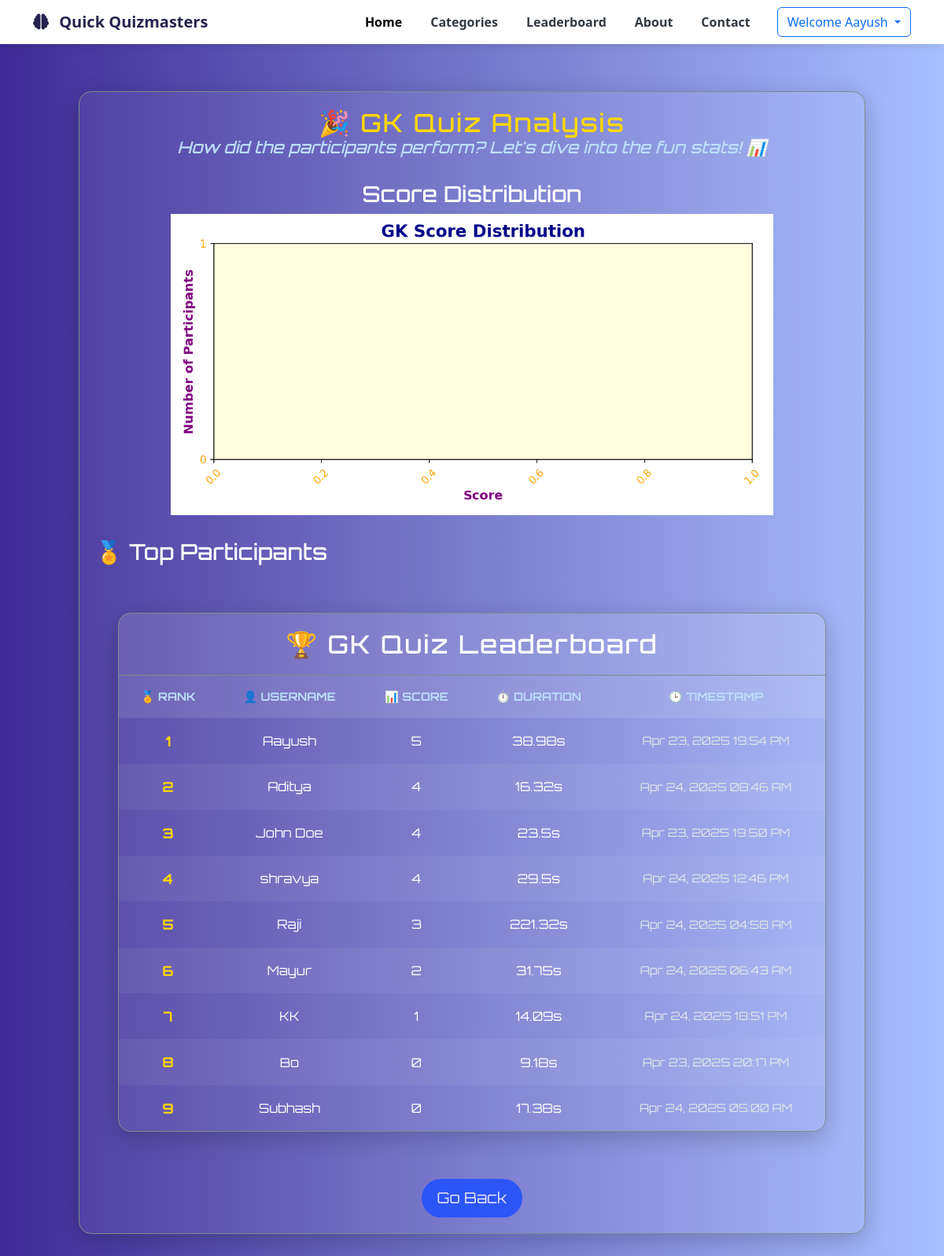
Screenshot of /quiz/leaderboard/GK/analysis (signed in) with the database file from the repository.
### myquiz/models.py (models this page shows, shortened)
class QuizResult(models.Model):
    user_name = models.CharField(max_length=100)
    quiz_name = models.CharField(max_length=100)
    score = models.IntegerField()
    time_taken = models.FloatField(help_text="Time in seconds")
    timestamp = models.DateTimeField(auto_now_add=True)

### myquiz/views.py (the view)
# urls.py: path('leaderboard/<str:quiz_name>/analysis', views.leaderboard_chart, name='analysis'),
def leaderboard_chart(request, quiz_name):
    leaderboard = QuizResult.objects.filter(
        quiz_name__iexact=quiz_name
    ).order_by('-score', 'time_taken')
    data = QuizResult.objects.filter(quiz_name__iexact=quiz_name).values_list('score', flat=True)
    scores = list(data)
    if not scores:
        return JsonResponse({"error": "No data for this quiz"})
    sns.set(style="darkgrid")
    plt.figure(figsize=(8, 4))
    max_score = max(scores)
    min_score = min(scores)
    if max_score <= 10:
        bins = range(min_score, max_score + 2)
    else:
        bins = 6
    sns.histplot(scores, bins=bins, kde=False, color='violet', edgecolor='black', linewidth=2)
    plt.title(f"{quiz_name.upper()} Score Distribution", fontsize=16, fontweight='bold', fontname='Comic Sans MS', color='darkblue')
    plt.xlabel("Score", fontsize=12, fontweight='bold', fontname='Comic Sans MS', color='purple')
    plt.ylabel("Number of Participants", fontsize=12, fontweight='bold', fontname='Comic Sans MS', color='purple')
    plt.xticks(fontsize=10, fontname='Comic Sans MS', rotation=45, color='orange')
    plt.yticks(fontsize=10, fontname='Comic Sans MS', color='orange')
    plt.gca().set_facecolor('lightyellow')
    for patch in plt.gca().patches:
        patch.set_edgecolor('black')
        patch.set_linewidth(2)
        patch.set_facecolor('skyblue')
    plt.gca().yaxis.get_major_locator().set_params(integer=True)
    plt.tight_layout()
    buffer = BytesIO()
    plt.savefig(buffer, format='png', dpi=150)
    buffer.seek(0)
    image_png = buffer.getvalue()
    buffer.close()
    graphic = base64.b64encode(image_png).decode('utf-8')
    return render(request, "analysis.html", {
        "graphic": graphic,
        "quiz_name": quiz_name.upper(),
        'leaderboard': leaderboard,
    })

### myquiz/templates/analysis.html (shortened to what this page needs)
{% extends "base/layout.html" %}
{% load static %}
{% block css %}
<link rel="stylesheet" href="{% static "leaderboard.css" %}">
{% endblock %}
{% block content %}
<div class="analysis-container">
  <div class="analysis-header">
    <h1>🎉 {{ quiz_name }} Quiz Analysis</h1>
    <h3>How did the participants perform? Let's dive into the fun stats! 📊</h3>
  </div>
  <div class="chart-container">
    <h3>Score Distribution</h3>
    <img width="80%" />
  </div>
  <div class="leaderboard-table-container">
    <h3>🏅 Top Participants</h3>
    {% include 'leaderboard.html' %}
  </div>
  <div style="text-align: center;">
    <button class="fun-button" onclick="window.history.back()">Go Back</button>
  </div>
</div>
{% endblock %}

### templates/base/layout.html (shortened to what this page needs)
{% load static %}
<!DOCTYPE html>
<html lang="en">
<head>
    <link href="https://cdnjs.cloudflare.com/ajax/libs/bootstrap/5.3.0/css/bootstrap.min.css" rel="stylesheet">
    <link href="https://cdnjs.cloudflare.com/ajax/libs/font-awesome/6.4.0/css/all.min.css" rel="stylesheet">
    <link rel="stylesheet" href="{% static "styles.css" %}">
    {% block css %}{% endblock %}
</head>
<body>
    <nav class="navbar navbar-expand-lg navbar-light bg-white sticky-top">
        <div class="container">
            <a class="navbar-brand" href="#">
                <i class="fas fa-brain me-2"></i>
                Quick Quizmasters
            </a>
            <div class="collapse navbar-collapse" id="navbarNav">
                <ul class="navbar-nav ms-auto">
                    <li class="nav-item">
                        <a class="nav-link active" href="{% url 'home' %}">Home</a>
                    </li>
                    <li class="nav-item">
                        <a class="nav-link" href="#">Categories</a>
                    </li>
                    <li class="nav-item">
                        <a class="nav-link" href="{% url 'load_leaderboard' %}">Leaderboard</a>
                    </li>
                    <li class="nav-item">
                        <a class="nav-link" href="#">About</a>
                    </li>
                    <li class="nav-item">
                        <a class="nav-link" href="#">Contact</a>
                    </li>
                </ul>
                <div class="ms-3">
                    {% if user.is_authenticated %}
                        <div class="dropdown">
                            <button class="btn btn-outline-primary dropdown-toggle" type="button" data-bs-toggle="dropdown">
                                Welcome {{ user.username }}
                            </button>
                        </div>
                    {% else %}
                        <a href="{% url 'login' %}"><button class="btn btn-outline-primary me-2">Log In</button></a>
                        <a href="{% url 'signup'%}"><button class="btn btn-primary">Sign Up</button></a>
                    {% endif %}
                </div>
            </div>
        </div>
    </nav>
    {% block content %}{% endblock %}
</body>
</html>

### myquiz/templates/leaderboard.html (shortened to what this page needs)
{% load static %}
<!DOCTYPE html>
<html lang="en">
<head>
  <link rel="stylesheet" href="{% static "leaderboard.css" %}">
</head>
<body>
  <div class="leaderboard-container">
    <div class="leaderboard-header">
      <h2>🏆 {{ quiz_name }} Quiz Leaderboard</h2>
    </div>
    <table>
      <thead>
        <tr>
          <th>🏅 Rank</th>
          <th>👤 Username</th>
          <th>📊 Score</th>
          <th>⏱️ Duration</th>
          <th>🕒 Timestamp</th>
        </tr>
      </thead>
      <tbody>
        {% for entry in leaderboard %}
        <tr>
          <td class="rank-badge">{{ forloop.counter }}</td>
          <td>{{ entry.user_name }} </td>
          <td>{{ entry.score }}</td>
          <td>{{ entry.time_taken }}s</td>
          <td class="timestamp">{{ entry.timestamp|date:"M d, Y H:i A" }}</td>
        </tr>
        {% empty %}
        <tr>
          <td colspan="5">No results yet.</td>
        </tr>
        {% endfor %}
      </tbody>
    </table>
  </div>
</body>
</html>

### static/styles.css (style rules this page uses)
:root { --primary-color: #25234e; --secondary-color: #6d66d1; --accent-color: #ff6584; --light-color: #f8f9fa; --dark-color: #32393f; }
body { font-family: 'Segoe UI', Tahoma, Geneva, Verdana, sans-serif; background-color: #f5f7fa; }
.navbar { box-shadow: 0 2px 10px rgba(0, 0, 0, 0.1); font-family: 'Segoe UI', Tahoma, Geneva, Verdana, sans-serif !important; }
.navbar-brand { font-weight: 700; color: var(--primary-color); }
.nav-link { font-weight: 600; color: var(--dark-color); margin: 0 10px; transition: color 0.3s; }

### myquiz/static/leaderboard.css (style rules this page uses)
body { margin: 0; background: linear-gradient(to right, #3f2b96, #a8c0ff); color: #ffffff; }
.leaderboard-container { font-family: 'Orbitron', sans-serif; max-width: 900px; margin: 60px auto; background: rgba(255, 255, 255, 0.05); border: 1px solid #7f8c8d; border-radius: 16px; box-shadow: 0 8px 30px rgba(0, 0, 0, 0.2); overflow: hidden; }
.leaderboard-header { padding: 20px; text-align: center; background: rgba(255, 255, 255, 0.08); border-bottom: 1px solid #7f8c8d; }
.leaderboard-header h2 { margin: 0; font-size: 2rem; color: #ffffff; letter-spacing: 2px; }
table { width: 100%; border-collapse: collapse; font-size: 1rem; }
th, td { padding: 16px; text-align: center; }
th { background-color: rgba(255, 255, 255, 0.1); color: #bcdffb; text-transform: uppercase; font-size: 0.9rem; }
tr:nth-child(even) { background-color: rgba(255, 255, 255, 0.05); }
.rank-badge { font-weight: bold; font-size: 1.1rem; color: #ffd700; }
.timestamp { font-size: 0.9rem; color: #dfe6e9; }

### myquiz/templates/analysis.html (style rules this page uses)
body { margin: 0; background: linear-gradient(to right, #3f2b96, #a8c0ff); color: #ffffff; }
.analysis-container { font-family: 'Orbitron', sans-serif; max-width: 1000px; margin: 60px auto; background: rgba(255, 255, 255, 0.05); border: 1px solid #7f8c8d; border-radius: 16px; box-shadow: 0 8px 30px rgba(0, 0, 0, 0.2); overflow: hidden; padding: 20px; }
.analysis-header { text-align: center; margin-bottom: 30px; }
.analysis-header h1 { font-size: 2rem; color: #ffd700; letter-spacing: 2px; margin: 0; }
.analysis-header h3 { font-size: 1.3rem; color: #bcdffb; font-style: italic; }
.chart-container { margin-bottom: 30px; text-align: center; }
.fun-button { background-color:rgba(31, 79, 255, 0.85); color:rgb(232, 227, 255); border: none; border-radius: 50px; padding: 10px 20px; font-size: 1.2rem; cursor: pointer; transition: all 0.3s; }

### rows the page displays
QuizResult: user_name "Aayush", score "5", time_taken "38.98", timestamp "Apr 23, 2025 19:54 PM"
QuizResult: user_name "Aditya", score "4", time_taken "16.32", timestamp "Apr 24, 2025 08:46 AM"
QuizResult: user_name "John Doe", score "4", time_taken "23.5", timestamp "Apr 23, 2025 19:50 PM"
QuizResult: user_name "shravya", score "4", time_taken "29.5", timestamp "Apr 24, 2025 12:46 PM"
QuizResult: user_name "Raji", score "3", time_taken "221.32", timestamp "Apr 24, 2025 04:58 AM"
QuizResult: user_name "Mayur", score "2", time_taken "31.75", timestamp "Apr 24, 2025 06:43 AM"
QuizResult: user_name "KK", score "1", time_taken "14.09", timestamp "Apr 24, 2025 18:51 PM"
QuizResult: user_name "Bo", score "0", time_taken "9.18", timestamp "Apr 23, 2025 20:17 PM"
QuizResult: user_name "Subhash", score "0", time_taken "17.38", timestamp "Apr 24, 2025 05:00 AM"

### other values shown
{{ user.username }} "Aayush"
{{ quiz_name }} "GK"
